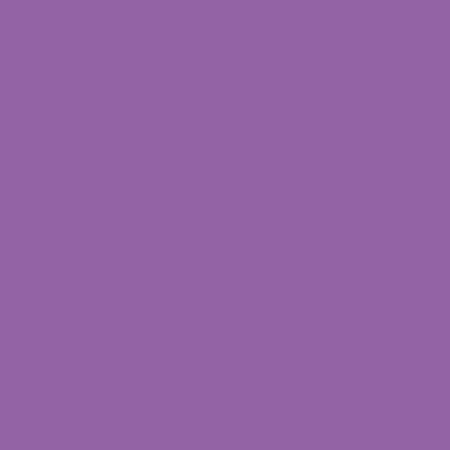
Frame 1 (no input)
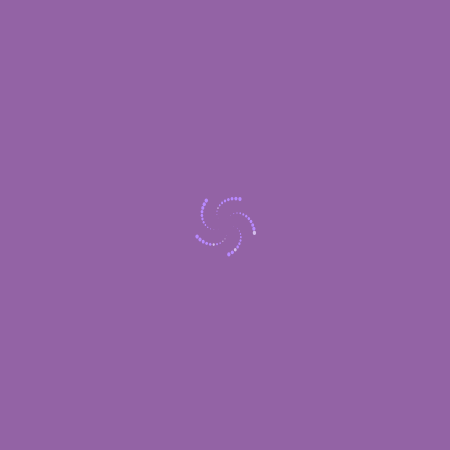
Frame 60 (no input)
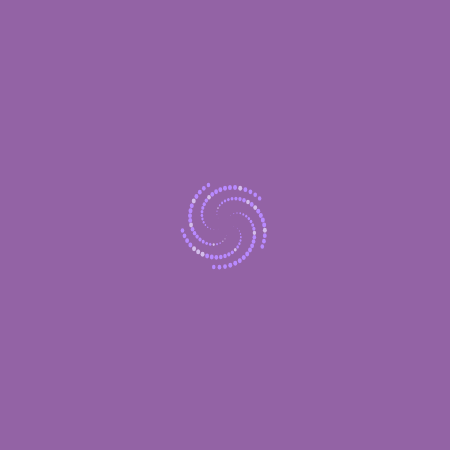
Frame 120 (the mouse pressed at the canvas centre since frame 60)

The p5.js sketch that drew these frames (run headless with seeded random() and noise() and a simulated clock; from frame 60 on, the mouse is pressed at the canvas centre):

// p5.js sketch
// ── sketch.js
var n = 0;
var c = 4;
var seeds = [];
function setup() {
  createCanvas(450, 450); // as a mobile first designer lol
  angleMode(DEGREES);
  background('#9363A5');
}
// gets called 60fps
function draw() {
  translate(width / 2, height / 2);

  var angle = n * 937.5; // play here! this
  var radius = c * sqrt(n);
  var x = radius * cos(angle);
  var y = radius * sin(angle);

  // generate random number
  let r = random();
  if (r < 0.11) {
    fill('#D3BDEB');
  } else if(r > 0.11 || r < 0.66) {
     fill('#B88AFF');
  } else if(r > 0.66) {
    fill('rgb(255,255,255)');
  }

  noStroke();
  ellipse(x, y, 4 * sin(n), 5 * sin(n+0.5));
  n++;
  c += 0 // play here! this will dynamically change the spacing. try c += sin(n)

}
// things to try
// play around with n and/or c
// change the color based on position or order
// change the size of the seeds based on position/order
// change the seed size after a certain n
// random colors
// build your flower with other shapes
// build your flower with letters or images instead of ellipses
// animate the flower in draw() after placing the leaves in a setup() loop
// connect leaves
// can you make something that looks like a romanesco broccoli
// reminder to take lots of pictures of WIP flowers. right click and download to share
